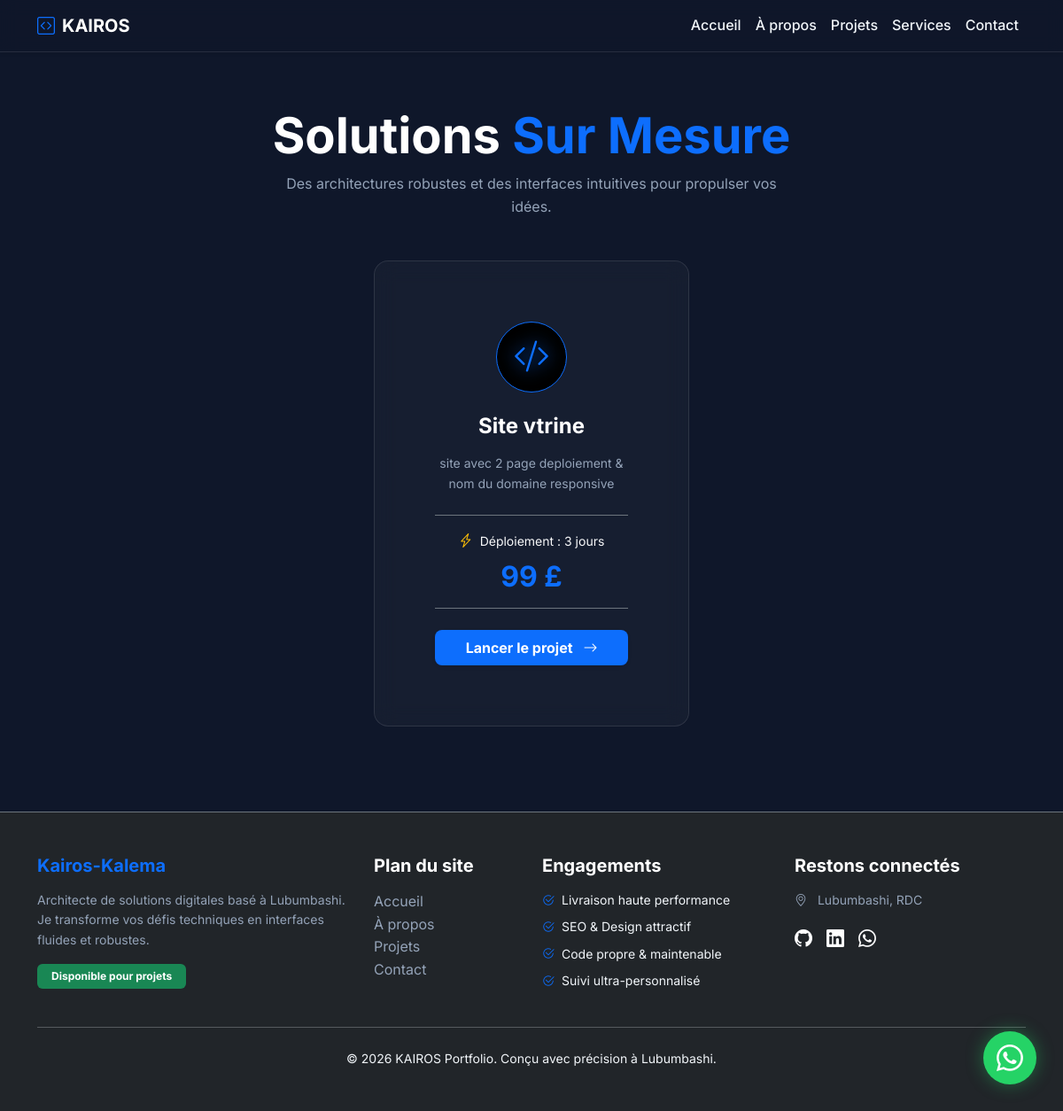
/services, run on the app's committed database.
### app/models.py (models this page shows)
class Service(db.Model):
    id = db.Column(db.Integer, primary_key=True)
    title = db.Column(db.String(100), nullable=False)
    description = db.Column(db.Text)
    icon = db.Column(db.String(50))
    price = db.Column(db.String(50))
    delivery_days = db.Column(db.Integer)

### app/main/routes.py (the view)
@bp.route('/services')
def services():
    services = Service.query.all()
    return render_template('services.html', services=services)

### app/models.py (called while the page is built)
    @classmethod
    def is_maintenance(cls):
        try:
            config = cls.query.filter_by(key='maintenance_mode').first()
            if config:
                return config.value
            return False
        except Exception:
            return False

### app/utils.py (called while the page is built)
def log_visit(endpoint):
    visit = VisitLog(
        page=request.path,
        ip=request.remote_addr,
        user_agent=request.headers.get('User-Agent')
    )
    db.session.add(visit)
    db.session.commit()

### app/templates/services.html (shortened to what this page needs)
{% extends 'base.html' %}
{% block content %}
<div class="container py-5 fade-up">
    <div class="text-center mb-5">
        <h1 class="display-4 fw-bold text-white">Solutions <span class="text-primary">Sur Mesure</span></h1>
        <p class="text-muted mx-auto" style="max-width: 600px;">Des architectures robustes et des interfaces intuitives pour propulser vos idées.</p>
    </div>
    <div class="row g-4 justify-content-center">
        {% for service in services %}
        <div class="col-md-4">
            <div class="card h-100 bg-dark border-secondary hover-shadow transition">
                <div class="card-body p-4 p-lg-5 text-center">
                    <div class="icon-box bg-black rounded-circle d-inline-flex align-items-center justify-content-center mb-4" style="width: 80px; height: 80px; border: 1px solid #0d6efd;">
                        <i class="bi {{ service.icon }} fs-1 text-primary"></i>
                    </div>
                    <h3 class="h4 text-white mb-3 fw-bold">{{ service.title }}</h3>
                    <p class="text-muted small mb-4">{{ service.description }}</p>
                    <div class="py-3 border-top border-bottom border-secondary mb-4">
                        <div class="d-flex align-items-center justify-content-center mb-2">
                            <i class="bi bi-lightning-charge text-warning me-2"></i>
                            <span class="text-light small">Déploiement : {{ service.delivery_days }} jours</span>
                        </div>
                        <h2 class="text-primary fw-bold mb-0">{{ service.price }}</h2>
                    </div>
                    <a href="{{ url_for('main.contact', interest=service.title) }}" class="btn btn-primary w-100 py-2 fw-bold shadow-sm">
                        Lancer le projet <i class="bi bi-arrow-right ms-2"></i>
                    </a>
                </div>
            </div>
        </div>
        {% endfor %}
    </div>
</div>
{% endblock %}

### app/static/css/style.css (style rules this page uses)
:root { --primary: #0d6efd; --primary-glow: rgba(13, 110, 253, 0.25); --dark-bg: #0f172a; --card-bg: rgba(255, 255, 255, 0.03); --border-color: rgba(255, 255, 255, 0.1); --text-main: #f1f5f9; --text-muted: #94a3b8; --success: #10b981; }
body { font-family: 'Inter', sans-serif; color: var(--text-main); background-color: var(--dark-bg); overflow-x: hidden; line-height: 1.6; }
p, li, label, span, div:not(.vscode-footer) { color: var(--text-main); }
h1, h2, h3, h4, h5, h6, .h1, .h2, .h3, .h4, .h5, .h6 { color: #ffffff !important; font-weight: 700; }
.text-muted { color: var(--text-muted) !important; }
.card { background: var(--card-bg) !important; backdrop-filter: blur(12px); border: 1px solid var(--border-color) !important; border-radius: 16px; transition: all 0.4s cubic-bezier(0.175, 0.885, 0.32, 1.275); padding: 20px; }
.icon-box i { filter: drop-shadow(0 0 10px currentColor); transition: transform 0.3s ease; }
.btn-primary { background: var(--primary); border: none; padding: 12px 30px; border-radius: 8px; font-weight: 600; box-shadow: 0 4px 15px var(--primary-glow); }

### app/templates/services.html (style rules this page uses)
.transition { transition: all 0.3s ease; }

### data on the page
Service: title "Site vtrine", description "site avec 2 page deploiement & nom du domaine responsive", delivery_days "3", price "99 £"
